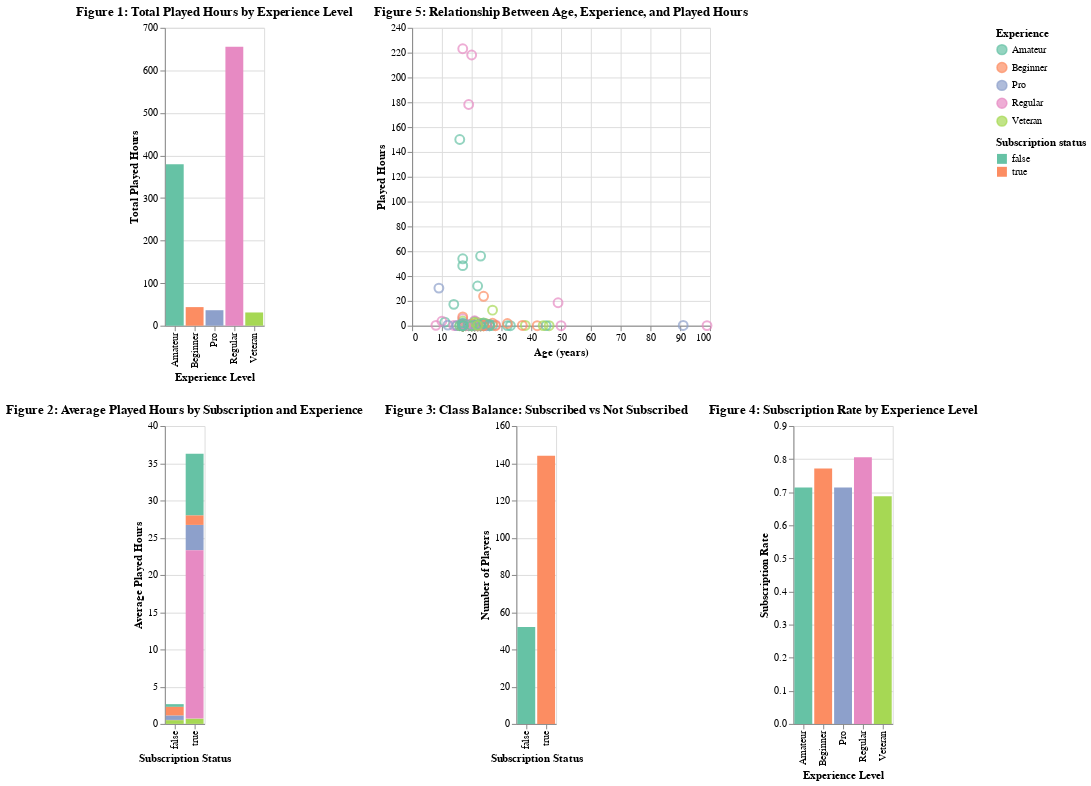

The code cell stored with this chart in its notebook:
### Markdown cell above
### 3 - Exploratory data analysis

We began with exploratory analysis to understand the distribution of key variables and their relationships with subscription. We examined how played hours and age vary across experience levels and subscription groups. This step helps confirm whether the chosen predictors plausibly relate to the response and provides context for later modeling choices.

### Code cell
# Figure 1 is a bar graph of player experience levels against their total summed hours played.
# We can see that regulars and amateurs contribute substantially more total play time than other experience groups.
plot_bar1 = (
    alt.Chart(dropped_players)
    .mark_bar()
    .encode(
        x=alt.X("experience:N", title="Experience Level"),
        y=alt.Y("sum(played_hours):Q", title="Total Played Hours"),
        color=alt.Color("experience:N", legend=alt.Legend(title="Experience")),
        tooltip=["experience", alt.Tooltip("sum(played_hours):Q", title="Total Hours")]
    )
    .properties(title="Figure 1: Total Played Hours by Experience Level")
)

# Figure 2 compares average played hours by subscription status, separated by experience level.
# This helps us assess whether subscription and experience are associated with differences in average engagement.
plot_bar2 = (
    alt.Chart(dropped_players)
    .mark_bar()
    .encode(
        x=alt.X("subscribe:N", title="Subscription Status"),
        y=alt.Y("mean(played_hours):Q", title="Average Played Hours"),
        color=alt.Color(
            "experience:N",
            legend=alt.Legend(title="Experience"),
            scale=alt.Scale(scheme="set2")
        ),
        tooltip=[
            "subscribe",
            "experience",
            alt.Tooltip("mean(played_hours):Q", title="Average Hours"),
        ],
    )
    .properties(title="Figure 2: Average Played Hours by Subscription and Experience")
)

# Figure 3 shows the class balance between subscribed and non-subscribed players.
# There are substantially more subscribed players than non-subscribed, which motivates addressing imbalance before modeling.
plot_class = (
    alt.Chart(dropped_players)
    .mark_bar()
    .encode(
        x=alt.X("subscribe:N", title="Subscription Status"),
        y=alt.Y("count():Q", title="Number of Players"),
        fill=alt.Fill(
            "subscribe:N",
            legend=alt.Legend(title="Subscription status"),
            scale=alt.Scale(scheme="set2")
        ),
        tooltip=["subscribe", alt.Tooltip("count():Q", title="Count")],
    )
    .properties(title="Figure 3: Class Balance: Subscribed vs Not Subscribed")
)

# Figure 4 shows the average subscription rate across experience levels.
# Subscription appears relatively high across groups, with only modest differences by experience.
plot_rate = (
    alt.Chart(dropped_players)
    .mark_bar()
    .encode(
        x=alt.X("experience:N", title="Experience Level"),
        y=alt.Y("mean(subscribe):Q", title="Subscription Rate"),
        color=alt.Color("experience:N", legend=alt.Legend(title="Experience")),
        tooltip=[
            "experience",
            alt.Tooltip("mean(subscribe):Q", title="Subscription Rate"),
        ],
    )
    .properties(title="Figure 4: Subscription Rate by Experience Level")
)

# Figure 5 is a scatter plot of age against played hours, colored by experience.
# Most players fall in a common range, with a small number of potential outliers in age or total hours.
plot_scatter = (
    alt.Chart(dropped_players)
    .mark_point(size=80, opacity=0.7)
    .encode(
        x=alt.X("age:Q", title="Age (years)"),
        y=alt.Y("played_hours:Q", title="Played Hours"),
        color=alt.Color("experience:N", legend=alt.Legend(title="Experience")),
        tooltip=["age", "played_hours", "experience", "subscribe"]
    )
    .properties(title="Figure 5: Relationship Between Age, Experience, and Played Hours")
)

(plot_bar1 | plot_scatter ) & ( plot_bar2 | plot_class | plot_rate )

### Figure 1 — Vega-Lite specification as saved in the notebook (floating-point values rounded to 4 significant figures; data arrays with more than 128 entries replaced by an {"elided": "..."} marker saying what was removed)
{"config": {"view": {"continuousWidth": 300, "continuousHeight": 300}}, "vconcat": [{"hconcat": [{"mark": {"type": "bar"}, "encoding": {"color": {"field": "experience", "legend": {"title": "Experience"}, "type": "nominal"}, "tooltip": [{"field": "experience", "type": "nominal"}, {"aggregate": "sum", "field": "played_hours", "title": "Total Hours", "type": "quantitative"}], "x": {"field": "experience", "title": "Experience Level", "type": "nominal"}, "y": {"aggregate": "sum", "field": "played_hours", "title": "Total Played Hours", "type": "quantitative"}}, "title": "Figure 1: Total Played Hours by Experience Level"}, {"mark": {"type": "point", "opacity": 0.7, "size": 80}, "encoding": {"color": {"field": "experience", "legend": {"title": "Experience"}, "type": "nominal"}, "tooltip": [{"field": "age", "type": "quantitative"}, {"field": "played_hours", "type": "quantitative"}, {"field": "experience", "type": "nominal"}, {"field": "subscribe", "type": "nominal"}], "x": {"field": "age", "title": "Age (years)", "type": "quantitative"}, "y": {"field": "played_hours", "title": "Played Hours", "type": "quantitative"}}, "title": "Figure 5: Relationship Between Age, Experience, and Played Hours"}]}, {"hconcat": [{"mark": {"type": "bar"}, "encoding": {"color": {"field": "experience", "legend": {"title": "Experience"}, "scale": {"scheme": "set2"}, "type": "nominal"}, "tooltip": [{"field": "subscribe", "type": "nominal"}, {"field": "experience", "type": "nominal"}, {"aggregate": "mean", "field": "played_hours", "title": "Average Hours", "type": "quantitative"}], "x": {"field": "subscribe", "title": "Subscription Status", "type": "nominal"}, "y": {"aggregate": "mean", "field": "played_hours", "title": "Average Played Hours", "type": "quantitative"}}, "title": "Figure 2: Average Played Hours by Subscription and Experience"}, {"mark": {"type": "bar"}, "encoding": {"fill": {"field": "subscribe", "legend": {"title": "Subscription status"}, "scale": {"scheme": "set2"}, "type": "nominal"}, "tooltip": [{"field": "subscribe", "type": "nominal"}, {"aggregate": "count", "title": "Count", "type": "quantitative"}], "x": {"field": "subscribe", "title": "Subscription Status", "type": "nominal"}, "y": {"aggregate": "count", "title": "Number of Players", "type": "quantitative"}}, "title": "Figure 3: Class Balance: Subscribed vs Not Subscribed"}, {"mark": {"type": "bar"}, "encoding": {"color": {"field": "experience", "legend": {"title": "Experience"}, "type": "nominal"}, "tooltip": [{"field": "experience", "type": "nominal"}, {"aggregate": "mean", "field": "subscribe", "title": "Subscription Rate", "type": "quantitative"}], "x": {"field": "experience", "title": "Experience Level", "type": "nominal"}, "y": {"aggregate": "mean", "field": "subscribe", "title": "Subscription Rate", "type": "quantitative"}}, "title": "Figure 4: Subscription Rate by Experience Level"}]}], "data": {"name": "data-2def6b37beff92aab52e02bfdd6aab08"}, "$schema": "https://vega.github.io/schema/vega-lite/v5.20.1.json", "datasets": {"data-2def6b37beff92aab52e02bfdd6aab08": {"elided": "196 records"}}}
